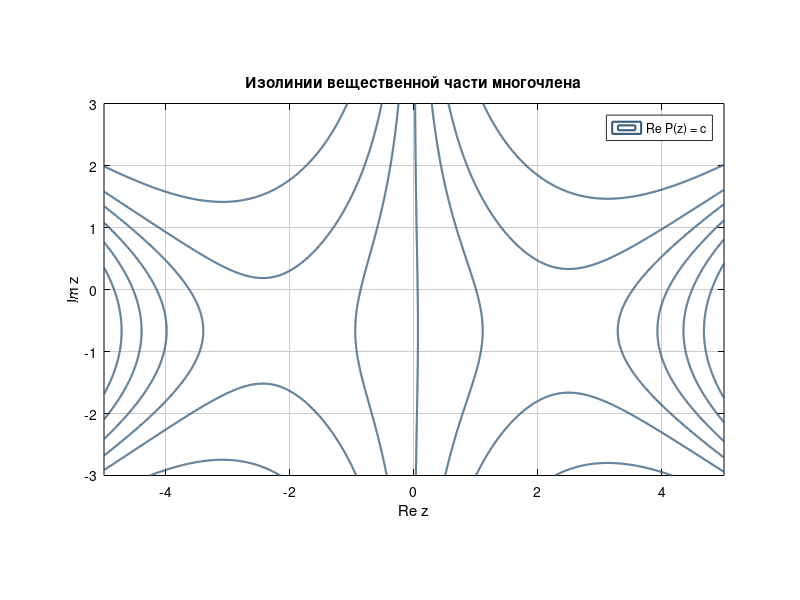
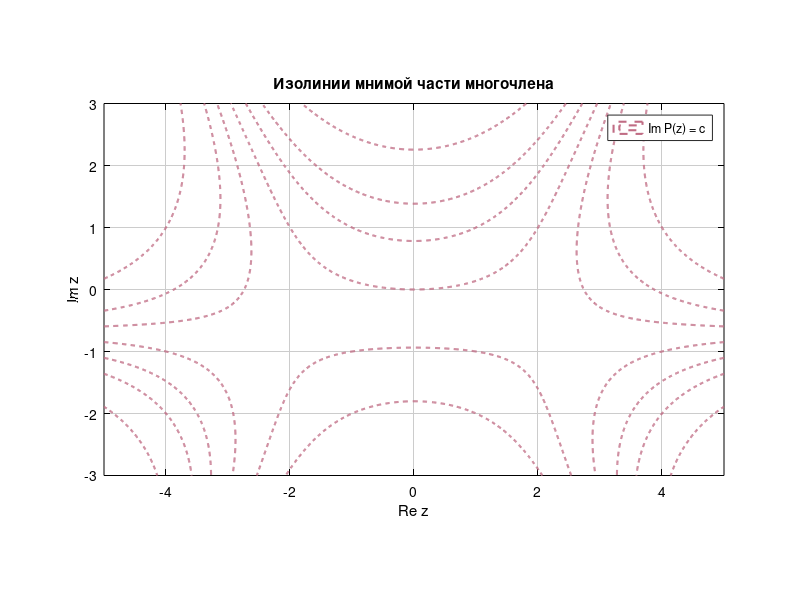
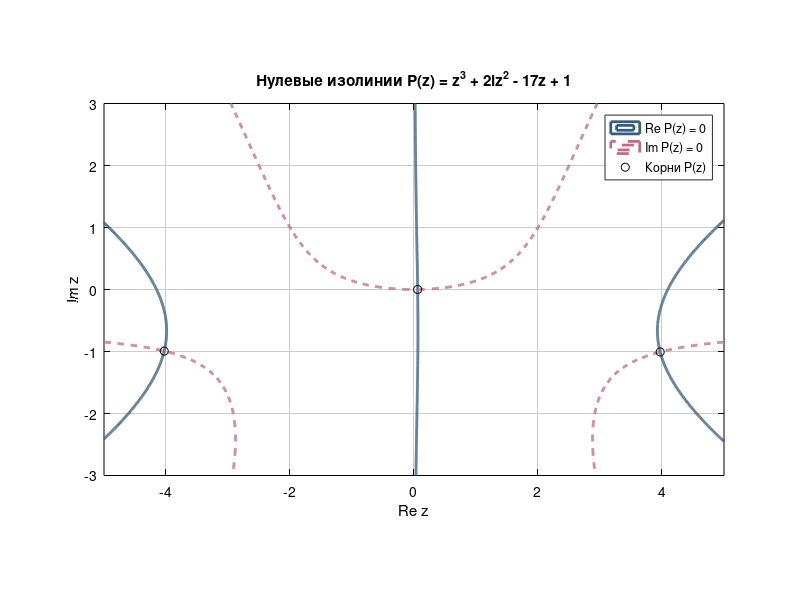

Here is the MATLAB script that generated these plots, in order:
%% Постоянные
m = 2;
k = 17;

% Палитра
maroon     = [0.2078, 0.3608, 0.4902] # вещественная часть
red        = [0.7529, 0.4235, 0.5176] # мнимая часть
cream      = [0.8000, 0.8000, 0.8000] # серая сетка
background = [1.0000, 1.0000, 1.0000]

%% Метод Ньютона

% Все лекции.pdf, «Метод Ньютона», страницы PDF 33-34.
% sem2309_1440.m и sem2309_1620.m, раздел «Метод Ньютона».
%
% P(z) = z^3 + 2iz^2 - 17z + 1.
% P'(z) = 3z^2 + 4iz - 17.
% z_{n+1} = z_n - P(z_n) / P'(z_n).

% Зададим многочлен и его производную для вычислений по формуле Ньютона.
f = @(z) z.^3 + 1i*m*z.^2 - k*z + 1;
df = @(z) 3*z.^2 + 2*1i*m*z - k;

% Выберем начальные приближения для нашего многочлена.
% Сначала рассмотрим уравнение без постоянного слагаемого:
% z(z^2 + 2iz - 17) = 0.
% Получаем z = 0 или (z + i)^2 = 16.
% Отсюда z = 0, z = -4-i, z = 4-i.
% Эти числа уточним методом Ньютона для исходного многочлена.

zStart = [-4-1i 0 4-1i];
zRoots = zeros(1, 3);

% Зададим точность проверки и ограничим число повторений тридцатью шагами.
tol_f = 1e-12;
tol_z = 1e-15;
maxIter = 30;

% Для каждого начального числа отдельно найдём приближённый корень.
for j = 1:3

    z = zStart(j);

    for n = 1:maxIter

        % Подставим текущее значение в формулу и получим следующее приближение.
        zNew = z - f(z) / df(z);

        % Остановимся, когда значение многочлена близко к нулю,
        % а новое приближение почти не отличается от предыдущего.
        if abs(f(zNew)) < tol_f && abs(zNew - z) < tol_z
            z = zNew;
            break;
        end

        z = zNew;

    end

    % Сохраним найденное значение и выведем результат проверки подстановкой.
    zRoots(j) = z;

    fprintf('z%d = %.12f %+.12fi\n', j, real(z), imag(z));
    fprintf('|P(z%d)| = %.3e\n', j, abs(f(z)));
    fprintf('Количество итераций: %d\n\n', n);

end

%% Комплексный многочлен

% sem1609_1440.m и sem1609_1620.m, раздел о комплексных многочленах.
% Полученные корни расположены примерно в точках:
% -4.0291 - 0.9928i; 0.0588 + 0.0004i; 3.9703 - 1.0076i.
% Поэтому выберем прямоугольник [-5, 5] x [-3, 3].
% Все три корня входят в него с запасом.

% Зададим координаты точек с шагом 0.01 по обеим осям.
x = linspace(-5, 5, 1001);
y = linspace(-3, 3, 601);

% Из выбранных координат составим прямоугольную сетку.
[X, Y] = meshgrid(x, y);

% Каждой точке сетки поставим в соответствие комплексное число.
Z = X + 1i * Y;

% Вычислим значение многочлена в каждой точке сетки.
P = Z.^3 + 1i*m*Z.^2 - k*Z + 1;

% real(P) даёт вещественную часть, imag(P) даёт мнимую часть.
% Комплексные числа.pdf, «Комплексные числа», страница PDF 1.
%
% На изолинии значение соответствующей части постоянно.
% Выберем уровни для нашего рисунка.

levels = [-60 -30 -15 0 15 30 60];

%% Изолинии вещественной части

figure(1);

% Построим линии, на которых вещественная часть принимает выбранные значения.
contour(X, Y, real(P), levels, 'LineColor', maroon, 'LineWidth', 1.5);

grid on;

xlabel('Re z');
ylabel('Im z');

% Зададим одинаковый масштаб по осям и выбранные границы рисунка.
axis equal;
axis([-5 5 -3 3]);

legend('Re P(z) = c', 'TextColor', 'black');

title('Изолинии вещественной части многочлена');

% Оставим белый фон и серую сетку. Подписи осей сделаем чёрными.
set(gcf, 'Color', background);
set(gca, 'Color', background, 'GridColor', cream, ...
    'GridAlpha', 1, 'XColor', 'black', 'YColor', 'black');

%% Изолинии мнимой части

figure(2);

% Аналогично построим изолинии мнимой части, используя пунктирные линии.
contour(X, Y, imag(P), levels, 'LineColor', red, ...
    'LineStyle', '--', 'LineWidth', 1.5);

grid on;

xlabel('Re z');
ylabel('Im z');

axis equal;
axis([-5 5 -3 3]);

legend('Im P(z) = c', 'TextColor', 'black');

title('Изолинии мнимой части многочлена');

set(gcf, 'Color', background);
set(gca, 'Color', background, 'GridColor', cream, ...
    'GridAlpha', 1, 'XColor', 'black', 'YColor', 'black');

%% Нулевые изолинии

% В корне одновременно Re P(z) = 0 и Im P(z) = 0.
% Построим обе нулевые изолинии на одном рисунке.
% Их пересечения соответствуют корням многочлена.

figure(3);

contour(X, Y, real(P), [0 0], 'LineColor', maroon, 'LineWidth', 2);

% Сохраним первую линию на рисунке и добавим к ней вторую.
hold on;

contour(X, Y, imag(P), [0 0], 'LineColor', red, ...
    'LineStyle', '--', 'LineWidth', 2);

% Отметим найденные корни кружками в точках пересечения нулевых изолиний.
plot(real(zRoots), imag(zRoots), 'ko', 'MarkerSize', 6);

axis equal;
axis([-5 5 -3 3]);

grid on;

xlabel('Re z');
ylabel('Im z');

legend('Re P(z) = 0', 'Im P(z) = 0', 'Корни P(z)', 'TextColor', 'black');

title('Нулевые изолинии P(z) = z^3 + 2iz^2 - 17z + 1');

set(gcf, 'Color', background);
set(gca, 'Color', background, 'GridColor', cream, ...
    'GridAlpha', 1, 'XColor', 'black', 'YColor', 'black');

hold off;
